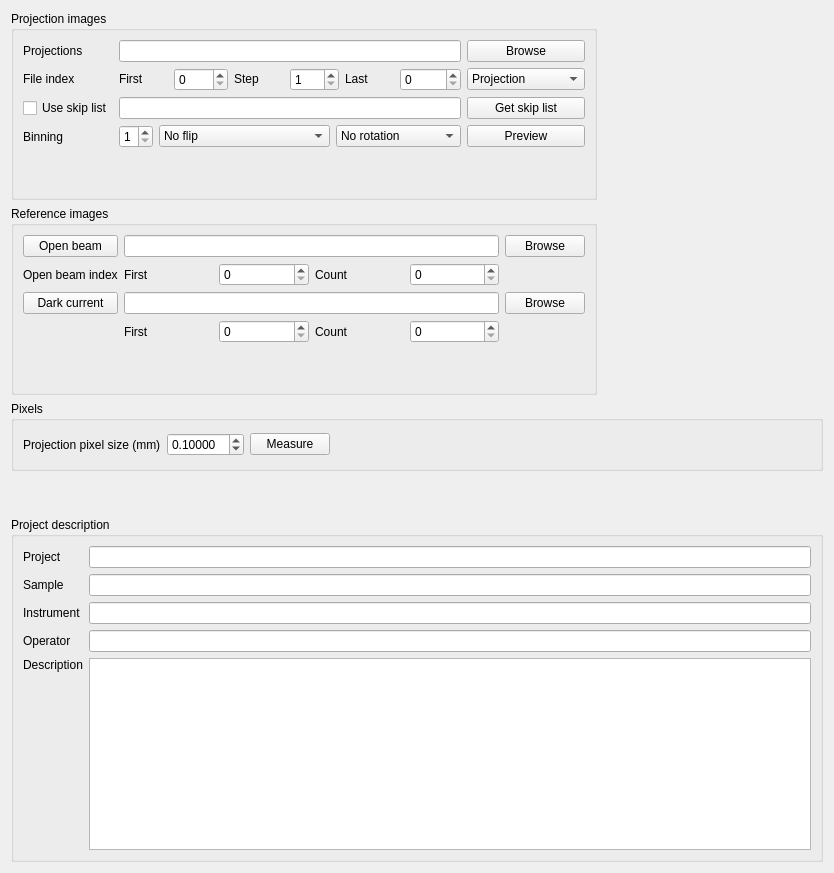
      <widget class="QWidget" name="tabInformation">
       <property name="toolTip">
        <string>Select projection and reference images. Add project meta data.</string>
       </property>
       <attribute name="title">
        <string>Projection data</string>
       </attribute>
       <layout class="QVBoxLayout" name="verticalLayout_5">
        <item>
         <layout class="QHBoxLayout" name="horizontalLayout_8">
          <item>
           <layout class="QVBoxLayout" name="verticalLayout_7">
            <item>
             <widget class="QGroupBox" name="groupProjectionFiles">
              <property name="styleSheet">
               <string notr="true">QGroupBox#groupProjectionFiles { font: bold 1.75em}</string>
              </property>
              <property name="title">
               <string>Projection images</string>
              </property>
              <layout class="QGridLayout" name="gridLayout_2">
               <item row="1" column="2" colspan="3">
                <layout class="QHBoxLayout" name="layoutFileIndex">
                 <item>
                  <widget class="QLabel" name="label_11">
                   <property name="sizePolicy">
                    <sizepolicy hsizetype="Preferred" vsizetype="Maximum">
                     <horstretch>0</horstretch>
                     <verstretch>0</verstretch>
                    </sizepolicy>
                   </property>
                   <property name="styleSheet">
                    <string notr="true"/>
                   </property>
                   <property name="text">
                    <string>First</string>
                   </property>
                   <property name="buddy">
                    <cstring>spinFirstProjection</cstring>
                   </property>
                  </widget>
                 </item>
                 <item>
                  <widget class="QSpinBox" name="spinFirstProjection">
                   <property name="toolTip">
                    <string>The index of the first projection</string>
                   </property>
                   <property name="whatsThis">
                    <string/>
                   </property>
                   <property name="styleSheet">
                    <string notr="true"/>
                   </property>
                   <property name="maximum">
                    <number>5000</number>
                   </property>
                  </widget>
                 </item>
                 <item>
                  <widget class="QLabel" name="label_12">
                   <property name="sizePolicy">
                    <sizepolicy hsizetype="Preferred" vsizetype="Maximum">
                     <horstretch>0</horstretch>
                     <verstretch>0</verstretch>
                    </sizepolicy>
                   </property>
                   <property name="styleSheet">
                    <string notr="true"/>
                   </property>
                   <property name="text">
                    <string>Step</string>
                   </property>
                   <property name="buddy">
                    <cstring>spinProjectionStep</cstring>
                   </property>
                  </widget>
                 </item>
                 <item>
                  <widget class="QSpinBox" name="spinProjectionStep">
                   <property name="toolTip">
                    <string>File index increment</string>
                   </property>
                   <property name="whatsThis">
                    <string/>
                   </property>
                   <property name="styleSheet">
                    <string notr="true"/>
                   </property>
                   <property name="minimum">
                    <number>1</number>
                   </property>
                   <property name="maximum">
                    <number>500</number>
                   </property>
                  </widget>
                 </item>
                 <item>
                  <widget class="QLabel" name="label_13">
                   <property name="sizePolicy">
                    <sizepolicy hsizetype="Preferred" vsizetype="Maximum">
                     <horstretch>0</horstretch>
                     <verstretch>0</verstretch>
                    </sizepolicy>
                   </property>
                   <property name="styleSheet">
                    <string notr="true"/>
                   </property>
                   <property name="text">
                    <string>Last</string>
                   </property>
                   <property name="buddy">
                    <cstring>spinLastProjection</cstring>
                   </property>
                  </widget>
                 </item>
                 <item>
                  <widget class="QSpinBox" name="spinLastProjection">
                   <property name="toolTip">
                    <string>The index of the last projection</string>
                   </property>
                   <property name="whatsThis">
                    <string/>
                   </property>
                   <property name="styleSheet">
                    <string notr="true"/>
                   </property>
                   <property name="maximum">
                    <number>10000</number>
                   </property>
                  </widget>
                 </item>
                </layout>
               </item>
               <item row="3" column="4">
                <widget class="QComboBox" name="comboRotateProjection">
                 <property name="toolTip">
                  <string>Rotate the projection</string>
                 </property>
                 <property name="whatsThis">
                  <string/>
                 </property>
                 <property name="styleSheet">
                  <string notr="true"/>
                 </property>
                 <item>
                  <property name="text">
                   <string>No rotation</string>
                  </property>
                 </item>
                 <item>
                  <property name="text">
                   <string>90 degrees CW</string>
                  </property>
                 </item>
                 <item>
                  <property name="text">
                   <string>180 degrees CW</string>
                  </property>
                 </item>
                 <item>
                  <property name="text">
                   <string>90 degrees CCW</string>
                  </property>
                 </item>
                </widget>
               </item>
               <item row="1" column="0">
                <widget class="QLabel" name="label_8">
                 <property name="sizePolicy">
                  <sizepolicy hsizetype="Preferred" vsizetype="Maximum">
                   <horstretch>0</horstretch>
                   <verstretch>0</verstretch>
                  </sizepolicy>
                 </property>
                 <property name="styleSheet">
                  <string notr="true"/>
                 </property>
                 <property name="text">
                  <string>File index</string>
                 </property>
                </widget>
               </item>
               <item row="3" column="5">
                <widget class="QPushButton" name="buttonPreview">
                 <property name="toolTip">
                  <string>Preview the projection</string>
                 </property>
                 <property name="whatsThis">
                  <string/>
                 </property>
                 <property name="styleSheet">
                  <string notr="true"/>
                 </property>
                 <property name="text">
                  <string>Preview</string>
                 </property>
                 <property name="shortcut">
                  <string>Meta+P</string>
                 </property>
                </widget>
               </item>
               <item row="4" column="3">
                <spacer name="verticalSpacer_5">
                 <property name="orientation">
                  <enum>Qt::Vertical</enum>
                 </property>
                 <property name="sizeHint" stdset="0">
                  <size>
                   <width>20</width>
                   <height>40</height>
                  </size>
                 </property>
                </spacer>
               </item>
               <item row="0" column="5">
                <widget class="QPushButton" name="buttonProjectionPath">
                 <property name="toolTip">
                  <string>Browse for the projection path</string>
                 </property>
                 <property name="whatsThis">
                  <string/>
                 </property>
                 <property name="styleSheet">
                  <string notr="true"/>
                 </property>
                 <property name="text">
                  <string>Browse</string>
                 </property>
                </widget>
               </item>
               <item row="3" column="2">
                <widget class="QSpinBox" name="spinProjectionBinning">
                 <property name="toolTip">
                  <string>Binning factor of the projections</string>
                 </property>
                 <property name="whatsThis">
                  <string/>
                 </property>
                 <property name="styleSheet">
                  <string notr="true"/>
                 </property>
                 <property name="minimum">
                  <number>1</number>
                 </property>
                 <property name="maximum">
                  <number>8</number>
                 </property>
                </widget>
               </item>
               <item row="3" column="0">
                <widget class="QLabel" name="label_10">
                 <property name="styleSheet">
                  <string notr="true"/>
                 </property>
                 <property name="text">
                  <string>Binning</string>
                 </property>
                 <property name="buddy">
                  <cstring>spinProjectionBinning</cstring>
                 </property>
                </widget>
               </item>
               <item row="0" column="0">
                <widget class="QLabel" name="label_6">
                 <property name="styleSheet">
                  <string notr="true"/>
                 </property>
                 <property name="text">
                  <string>Projections</string>
                 </property>
                 <property name="buddy">
                  <cstring>editProjectionMask</cstring>
                 </property>
                </widget>
               </item>
               <item row="0" column="2" colspan="3">
                <widget class="QLineEdit" name="editProjectionMask">
                 <property name="toolTip">
                  <string>File mask of the projection images (Format: file_####.ext)</string>
                 </property>
                 <property name="whatsThis">
                  <string/>
                 </property>
                 <property name="styleSheet">
                  <string notr="true"/>
                 </property>
                </widget>
               </item>
               <item row="3" column="3">
                <widget class="QComboBox" name="comboFlipProjection">
                 <property name="toolTip">
                  <string>Mirror the projection in different directions</string>
                 </property>
                 <property name="whatsThis">
                  <string/>
                 </property>
                 <property name="styleSheet">
                  <string notr="true"/>
                 </property>
                 <item>
                  <property name="text">
                   <string>No flip</string>
                  </property>
                 </item>
                 <item>
                  <property name="text">
                   <string>Horizontal flip</string>
                  </property>
                 </item>
                 <item>
                  <property name="text">
                   <string>Vertical flip</string>
                  </property>
                 </item>
                 <item>
                  <property name="text">
                   <string>Horizontal and vertical flip</string>
                  </property>
                 </item>
                </widget>
               </item>
               <item row="1" column="5">
                <widget class="QComboBox" name="comboProjectionStyle">
                 <property name="toolTip">
                  <string>Data representation in the images</string>
                 </property>
                 <property name="whatsThis">
                  <string/>
                 </property>
                 <property name="styleSheet">
                  <string notr="true"/>
                 </property>
                 <item>
                  <property name="text">
                   <string>Projection</string>
                  </property>
                 </item>
                 <item>
                  <property name="text">
                   <string>Sinogram</string>
                  </property>
                 </item>
                 <item>
                  <property name="text">
                   <string>Same projection</string>
                  </property>
                 </item>
                 <item>
                  <property name="text">
                   <string>Same slice</string>
                  </property>
                 </item>
                </widget>
               </item>
               <item row="2" column="2" colspan="3">
                <widget class="QLineEdit" name="editProjectionSkipList">
                 <property name="toolTip">
                  <string>Space separated list of projection indices to skip from the projection data. Retake removal.</string>
                 </property>
                 <property name="styleSheet">
                  <string notr="true"/>
                 </property>
                </widget>
               </item>
               <item row="2" column="5">
                <widget class="QPushButton" name="buttonGetSkipList">
                 <property name="toolTip">
                  <string>Find the retake images in the projection data set</string>
                 </property>
                 <property name="whatsThis">
                  <string/>
                 </property>
                 <property name="styleSheet">
                  <string notr="true"/>
                 </property>
                 <property name="text">
                  <string>Get skip list</string>
                 </property>
                </widget>
               </item>
               <item row="2" column="0">
                <widget class="QCheckBox" name="checkBoxUseSkipList">
                 <property name="toolTip">
                  <string>The skip list allows you sort out bad projections that were retaken but remained in the image sequence.</string>
                 </property>
                 <property name="text">
                  <string>Use skip list</string>
                 </property>
                </widget>
               </item>
              </layout>
             </widget>
            </item>
            <item>
             <widget class="QGroupBox" name="groupReferenceImages">
              <property name="styleSheet">
               <string notr="true">QGroupBox#groupReferenceImages {font: bold 1.75em}</string>
              </property>
              <property name="title">
               <string>Reference images</string>
              </property>
              <layout class="QGridLayout" name="gridLayout_3">
               <item row="5" column="1">
                <spacer name="verticalSpacer_6">
                 <property name="orientation">
                  <enum>Qt::Vertical</enum>
                 </property>
                 <property name="sizeHint" stdset="0">
                  <size>
                   <width>20</width>
                   <height>40</height>
                  </size>
                 </property>
                </spacer>
               </item>
               <item row="0" column="2">
                <widget class="QPushButton" name="buttonBrowseReference">
                 <property name="toolTip">
                  <string>Browse for reference data</string>
                 </property>
                 <property name="whatsThis">
                  <string>Browse for reference data path</string>
                 </property>
                 <property name="styleSheet">
                  <string notr="true"/>
                 </property>
                 <property name="text">
                  <string>Browse</string>
                 </property>
                </widget>
               </item>
               <item row="4" column="1">
                <layout class="QHBoxLayout" name="layoutDarkIndex">
                 <item>
                  <widget class="QLabel" name="label_23">
                   <property name="styleSheet">
                    <string notr="true"/>
                   </property>
                   <property name="text">
                    <string>First</string>
                   </property>
                   <property name="buddy">
                    <cstring>spinFirstOpenBeam</cstring>
                   </property>
                  </widget>
                 </item>
                 <item>
                  <widget class="QSpinBox" name="spinFirstDark">
                   <property name="toolTip">
                    <string>File index of the first dark current image</string>
                   </property>
                   <property name="styleSheet">
                    <string notr="true"/>
                   </property>
                   <property name="maximum">
                    <number>5000</number>
                   </property>
                  </widget>
                 </item>
                 <item>
                  <widget class="QLabel" name="label_24">
                   <property name="styleSheet">
                    <string notr="true"/>
                   </property>
                   <property name="text">
                    <string>Count</string>
                   </property>
                   <property name="buddy">
                    <cstring>spinOpenBeamCount</cstring>
                   </property>
                  </widget>
                 </item>
                 <item>
                  <widget class="QSpinBox" name="spinDarkCount">
                   <property name="toolTip">
                    <string>Number of dark current images</string>
                   </property>
                   <property name="styleSheet">
                    <string notr="true"/>
                   </property>
                   <property name="maximum">
                    <number>5000</number>
                   </property>
                  </widget>
                 </item>
                </layout>
               </item>
               <item row="2" column="0">
                <widget class="QLabel" name="label_14">
                 <property name="sizePolicy">
                  <sizepolicy hsizetype="Minimum" vsizetype="Preferred">
                   <horstretch>0</horstretch>
                   <verstretch>0</verstretch>
                  </sizepolicy>
                 </property>
                 <property name="styleSheet">
                  <string notr="true"/>
                 </property>
                 <property name="text">
                  <string>Open beam index</string>
                 </property>
                </widget>
               </item>
               <item row="3" column="2">
                <widget class="QPushButton" name="buttonBrowseDC">
                 <property name="styleSheet">
                  <string notr="true"/>
                 </property>
                 <property name="text">
                  <string>Browse</string>
                 </property>
                </widget>
               </item>
               <item row="0" column="0">
                <widget class="QPushButton" name="buttonTakePath">
                 <property name="toolTip">
                  <string>Copy projection data path to the open beam data path</string>
                 </property>
                 <property name="whatsThis">
                  <string/>
                 </property>
                 <property name="styleSheet">
                  <string notr="true"/>
                 </property>
                 <property name="text">
                  <string>Open beam</string>
                 </property>
                </widget>
               </item>
               <item row="2" column="1">
                <layout class="QHBoxLayout" name="layoutOBMaskIndex">
                 <item>
                  <widget class="QLabel" name="label_16">
                   <property name="styleSheet">
                    <string notr="true"/>
                   </property>
                   <property name="text">
                    <string>First</string>
                   </property>
                   <property name="buddy">
                    <cstring>spinFirstOpenBeam</cstring>
                   </property>
                  </widget>
                 </item>
                 <item>
                  <widget class="QSpinBox" name="spinFirstOpenBeam">
                   <property name="toolTip">
                    <string>File index of the first open beam image</string>
                   </property>
                   <property name="styleSheet">
                    <string notr="true"/>
                   </property>
                   <property name="maximum">
                    <number>5000</number>
                   </property>
                  </widget>
                 </item>
                 <item>
                  <widget class="QLabel" name="label_17">
                   <property name="styleSheet">
                    <string notr="true"/>
                   </property>
                   <property name="text">
                    <string>Count</string>
                   </property>
                   <property name="buddy">
                    <cstring>spinOpenBeamCount</cstring>
                   </property>
                  </widget>
                 </item>
                 <item>
                  <widget class="QSpinBox" name="spinOpenBeamCount">
                   <property name="toolTip">
                    <string>Number of open beam images</string>
                   </property>
                   <property name="styleSheet">
                    <string notr="true"/>
                   </property>
                   <property name="maximum">
                    <number>5000</number>
                   </property>
                  </widget>
                 </item>
                </layout>
               </item>
               <item row="3" column="1">
                <widget class="QLineEdit" name="editDarkMask">
                 <property name="toolTip">
                  <string>File mask of the dark current image (Format: file_####.ext)</string>
                 </property>
                 <property name="styleSheet">
                  <string notr="true"/>
                 </property>
                </widget>
               </item>
               <item row="0" column="1">
                <widget class="QLineEdit" name="editOpenBeamMask">
                 <property name="toolTip">
                  <string>File mask of the open beam images (Format: file_####.ext).</string>
                 </property>
                 <property name="styleSheet">
                  <string notr="true"/>
                 </property>
                </widget>
               </item>
               <item row="3" column="0">
                <widget class="QPushButton" name="buttonGetPathDC">
                 <property name="toolTip">
                  <string>Copy projection data path to the dark current data path</string>
                 </property>
                 <property name="styleSheet">
                  <string notr="true"/>
                 </property>
                 <property name="text">
                  <string>Dark current</string>
                 </property>
                </widget>
               </item>
              </layout>
             </widget>
            </item>
           </layout>
          </item>
          <item>
           <layout class="QVBoxLayout" name="verticalLayout_13"/>
          </item>
          <item>
           <layout class="QVBoxLayout" name="verticalLayout_9">
            <item>
             <widget class="QtAddons::uxROIWidget" name="widgetProjectionROI" native="true">
              <property name="minimumSize">
               <size>
                <width>220</width>
                <height>145</height>
               </size>
              </property>
              <property name="toolTip">
               <string>Select the active region to reconstruct.</string>
              </property>
             </widget>
            </item>
            <item>
             <widget class="QtAddons::uxROIWidget" name="widgetDoseROI" native="true">
              <property name="minimumSize">
               <size>
                <width>220</width>
                <height>145</height>
               </size>
              </property>
              <property name="toolTip">
               <string>Selects the ROI for dose estimate. This ROI is used for tuning and normalization.</string>
              </property>
             </widget>
            </item>
            <item>
             <spacer name="verticalSpacer_4">
              <property name="orientation">
               <enum>Qt::Vertical</enum>
              </property>
              <property name="sizeHint" stdset="0">
               <size>
                <width>20</width>
                <height>40</height>
               </size>
              </property>
             </spacer>
            </item>
           </layout>
          </item>
         </layout>
        </item>
        <item>
         <widget class="QGroupBox" name="groupBox_5">
          <property name="minimumSize">
           <size>
            <width>0</width>
            <height>70</height>
           </size>
          </property>
          <property name="styleSheet">
           <string notr="true">QGroupBox {font: bold 1.75em}</string>
          </property>
          <property name="title">
           <string>Pixels</string>
          </property>
          <layout class="QHBoxLayout" name="horizontalLayout_9">
           <item>
            <widget class="QLabel" name="label_37">
             <property name="styleSheet">
              <string notr="true"/>
             </property>
             <property name="text">
              <string>Projection pixel size (mm)</string>
             </property>
             <property name="buddy">
              <cstring>dspinResolution</cstring>
             </property>
            </widget>
           </item>
           <item>
            <widget class="QDoubleSpinBox" name="dspinResolution">
             <property name="sizePolicy">
              <sizepolicy hsizetype="Maximum" vsizetype="Fixed">
               <horstretch>0</horstretch>
               <verstretch>0</verstretch>
              </sizepolicy>
             </property>
             <property name="toolTip">
              <string>The size of the pixels is important to obtain the correct attenuation coefficients.</string>
             </property>
             <property name="styleSheet">
              <string notr="true"/>
             </property>
             <property name="decimals">
              <number>5</number>
             </property>
             <property name="maximum">
              <double>10.000000000000000</double>
             </property>
             <property name="singleStep">
              <double>0.010000000000000</double>
             </property>
             <property name="value">
              <double>0.100000000000000</double>
             </property>
            </widget>
           </item>
           <item>
            <widget class="QPushButton" name="pushButton_measurePixelSize">
             <property name="toolTip">
              <string>A tool to estimate the pixel size. &lt;br /&gt;Requires an image of an object with known dimensions.</string>
             </property>
             <property name="text">
              <string>Measure</string>
             </property>
            </widget>
           </item>
           <item>
            <spacer name="horizontalSpacer_4">
             <property name="orientation">
              <enum>Qt::Horizontal</enum>
             </property>
             <property name="sizeHint" stdset="0">
              <size>
               <width>40</width>
               <height>20</height>
              </size>
             </property>
            </spacer>
           </item>
          </layout>
         </widget>
        </item>
        <item>
         <spacer name="verticalSpacer_8">
          <property name="orientation">
           <enum>Qt::Vertical</enum>
          </property>
          <property name="sizeHint" stdset="0">
           <size>
            <width>20</width>
            <height>40</height>
           </size>
          </property>
         </spacer>
        </item>
        <item>
         <widget class="QGroupBox" name="groupBox_3">
          <property name="minimumSize">
           <size>
            <width>0</width>
            <height>100</height>
           </size>
          </property>
          <property name="styleSheet">
           <string notr="true">QGroupBox {font: bold 1.75em}</string>
          </property>
          <property name="title">
           <string>Project description</string>
          </property>
          <layout class="QVBoxLayout" name="verticalLayout_11">
           <item>
            <layout class="QGridLayout" name="gridLayout">
             <item row="0" column="0">
              <widget class="QLabel" name="label">
               <property name="text">
                <string>Project</string>
               </property>
               <property name="buddy">
                <cstring>editProjectName</cstring>
               </property>
              </widget>
             </item>
             <item row="0" column="1">
              <widget class="QLineEdit" name="editProjectName">
               <property name="toolTip">
                <string>Name of the experiment.</string>
               </property>
              </widget>
             </item>
             <item row="1" column="0">
              <widget class="QLabel" name="label_2">
               <property name="text">
                <string>Sample</string>
               </property>
               <property name="buddy">
                <cstring>editSampleDescription</cstring>
               </property>
              </widget>
             </item>
             <item row="1" column="1">
              <widget class="QLineEdit" name="editSampleDescription">
               <property name="toolTip">
                <string>Sample description.</string>
               </property>
              </widget>
             </item>
             <item row="2" column="0">
              <widget class="QLabel" name="label_3">
               <property name="text">
                <string>Instrument</string>
               </property>
               <property name="buddy">
                <cstring>editInstrumentName</cstring>
               </property>
              </widget>
             </item>
             <item row="2" column="1">
              <widget class="QLineEdit" name="editInstrumentName">
               <property name="toolTip">
                <string>Name of the instrument where the data was obtained.</string>
               </property>
              </widget>
             </item>
             <item row="3" column="0">
              <widget class="QLabel" name="label_4">
               <property name="text">
                <string>Operator</string>
               </property>
               <property name="buddy">
                <cstring>editOperatorName</cstring>
               </property>
              </widget>
             </item>
             <item row="3" column="1">
              <widget class="QLineEdit" name="editOperatorName">
               <property name="toolTip">
                <string>Name of the persons performing experiment and reconstruction.</string>
               </property>
              </widget>
             </item>
             <item row="4" column="0">
              <widget class="QLabel" name="label_5">
               <property name="text">
                <string>Description</string>
               </property>
               <property name="buddy">
                <cstring>editExperimentDescription</cstring>
               </property>
              </widget>
             </item>
             <item row="4" column="1" rowspan="2">
              <widget class="QTextEdit" name="editExperimentDescription">
               <property name="toolTip">
                <string>Free text field to enter experiment or reconstruction conditions.</string>
               </property>
              </widget>
             </item>
             <item row="5" column="0">
              <spacer name="verticalSpacer_2">
               <property name="orientation">
                <enum>Qt::Vertical</enum>
               </property>
               <property name="sizeHint" stdset="0">
                <size>
                 <width>20</width>
                 <height>168</height>
                </size>
               </property>
              </spacer>
             </item>
            </layout>
           </item>
          </layout>
         </widget>
        </item>
       </layout>
      </widget>
